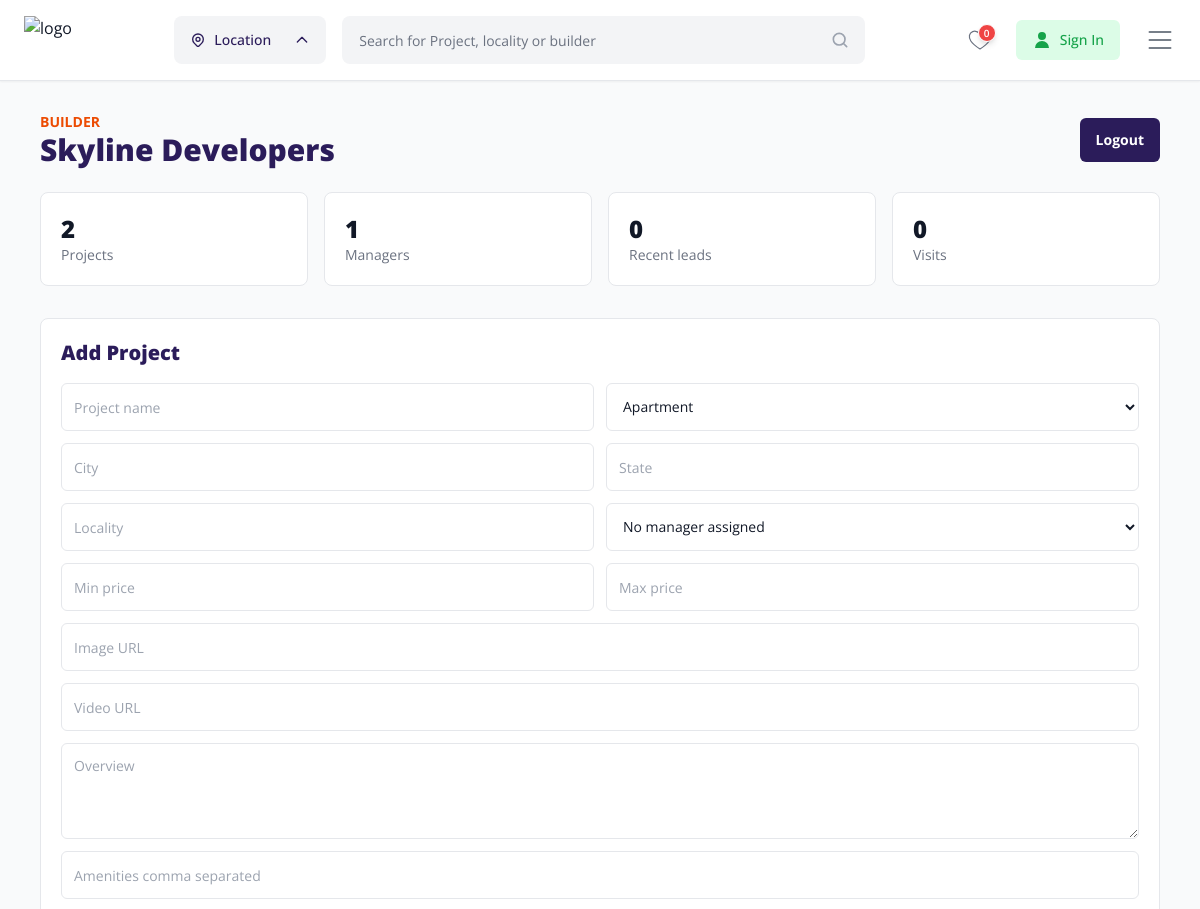
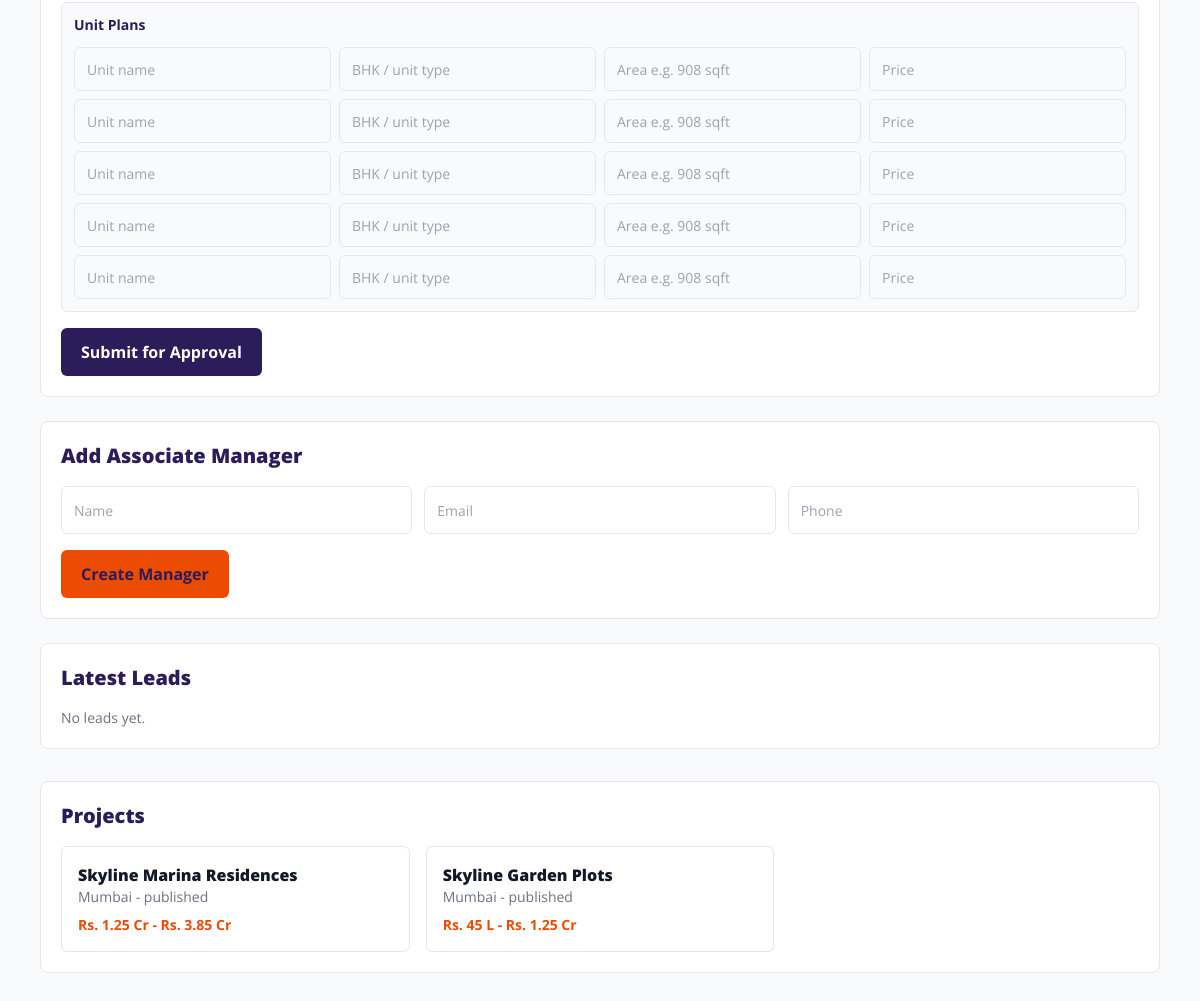
The page /builder/ (signed in) on the database its author committed (2 pictures, top to bottom).
### tables this page shows
CREATE TABLE projects (

    id BIGINT UNSIGNED AUTO_INCREMENT PRIMARY KEY,

    uuid CHAR(36) NOT NULL UNIQUE,

    builder_id BIGINT UNSIGNED NOT NULL,

    assigned_manager_id BIGINT UNSIGNED DEFAULT NULL,

    category_id BIGINT UNSIGNED DEFAULT NULL,

    project_type ENUM(
        'Apartment',
        'Plot',
        'Villa',
        'Commercial'
    ) NOT NULL,

    project_name VARCHAR(255) NOT NULL,

    slug VARCHAR(255) NOT NULL UNIQUE,

    project_code VARCHAR(100) DEFAULT NULL,

    rera_number VARCHAR(100) DEFAULT NULL,

    city VARCHAR(100) NOT NULL,

    state VARCHAR(100) NOT NULL,

    locality VARCHAR(150) DEFAULT NULL,

    address TEXT DEFAULT NULL,

    latitude DECIMAL(10,8) DEFAULT NULL,

    longitude DECIMAL(11,8) DEFAULT NULL,

    overview LONGTEXT DEFAULT NULL,

    location_details LONGTEXT DEFAULT NULL,

    pros LONGTEXT DEFAULT NULL,

    cons LONGTEXT DEFAULT NULL,

    amenities LONGTEXT DEFAULT NULL,

    legal_details LONGTEXT DEFAULT NULL,

    litigation_details LONGTEXT DEFAULT NULL,

    bank_details LONGTEXT DEFAULT NULL,

    payment_scheme LONGTEXT DEFAULT NULL,

    brochure_file VARCHAR(255) DEFAULT NULL,

    thumbnail_image VARCHAR(255) DEFAULT NULL,

    featured_image VARCHAR(255) DEFAULT NULL,

    youtube_video_link TEXT DEFAULT NULL,

    total_towers INT DEFAULT 0,

    total_units INT DEFAULT 0,

    total_floors INT DEFAULT 0,

    total_area VARCHAR(100) DEFAULT NULL,

    possession_date DATE DEFAULT NULL,

    launch_date DATE DEFAULT NULL,

    min_price DECIMAL(15,2) DEFAULT 0,

    max_price DECIMAL(15,2) DEFAULT 0,

    meta_title VARCHAR(255) DEFAULT NULL,

    meta_keywords TEXT DEFAULT NULL,

    meta_description TEXT DEFAULT NULL,

    total_views BIGINT DEFAULT 0,

    total_wishlist BIGINT DEFAULT 0,

    total_inquiries BIGINT DEFAULT 0,

    is_featured TINYINT(1) DEFAULT 0,

    is_verified TINYINT(1) DEFAULT 0,

    project_status ENUM(
        'Upcoming',
        'Ongoing',
        'Completed'
    ) DEFAULT 'Upcoming',

    status ENUM(
        'draft',
        'pending',
        'published',
        'rejected'
    ) DEFAULT 'draft',

    created_at TIMESTAMP DEFAULT CURRENT_TIMESTAMP,

    updated_at TIMESTAMP DEFAULT CURRENT_TIMESTAMP
    ON UPDATE CURRENT_TIMESTAMP,

    deleted_at TIMESTAMP NULL DEFAULT NULL,

    FOREIGN KEY (builder_id)
    REFERENCES builders(id)
    ON DELETE CASCADE,

    FOREIGN KEY (assigned_manager_id)
    REFERENCES associate_managers(id)
    ON DELETE SET NULL,

    FOREIGN KEY (category_id)
    REFERENCES project_categories(id)
    ON DELETE SET NULL,

    INDEX idx_project_city(city),
    INDEX idx_project_status(status),
    INDEX idx_project_type(project_type),
    INDEX idx_project_price(min_price, max_price),
    FULLTEXT(project_name, overview)

);

### config/database.php (called while the page is built, shortened)
<?php
function e($string)
{
    return htmlspecialchars(
        $string,
        ENT_QUOTES,
        'UTF-8'
    );
}
function formatCurrency($amount)
{
    $amount = (float)$amount;
    if ($amount >= 10000000) {
        return 'Rs. ' . rtrim(rtrim(number_format($amount / 10000000, 2), '0'), '.') . ' Cr';
    }
    if ($amount >= 100000) {
        return 'Rs. ' . rtrim(rtrim(number_format($amount / 100000, 2), '0'), '.') . ' L';
    }
    return 'Rs. ' . number_format($amount, 0);
}

### includes/app_helpers.php (called while the page is built, shortened)
<?php
require_once __DIR__ . '/db_connect.php';
function projectPriceRange($project)
{
    $min = (float)($project['min_price'] ?? 0);
    $max = (float)($project['max_price'] ?? 0);
    if ($min > 0 && $max > 0 && $max > $min) {
        return formatCurrency($min) . ' - ' . formatCurrency($max);
    }
    return 'Price on request';
}
function tableCount($table, $where = '1=1', $params = [])
{
    global $pdo;
    $stmt = $pdo->prepare("SELECT COUNT(*) AS total FROM {$table} WHERE {$where}");
    $stmt->execute($params);
    $row = $stmt->fetch();
    return (int)($row['total'] ?? 0);
}

### builder/index.php (the view, shortened to what this page needs)
<?php
require_once __DIR__ . '/../includes/app_helpers.php';
$builderId = (int)$_SESSION['builder_id'];
$managers = $pdo->prepare('SELECT * FROM associate_managers WHERE builder_id = ? ORDER BY created_at DESC');
$managers->execute([$builderId]);
$managers = $managers->fetchAll();
$projects = $pdo->prepare('SELECT * FROM projects WHERE builder_id = ? AND deleted_at IS NULL ORDER BY created_at DESC');
$projects->execute([$builderId]);
$projects = $projects->fetchAll();
$leads = $pdo->prepare("
    SELECT i.*, p.project_name
    FROM inquiries i
    INNER JOIN projects p ON p.id = i.project_id
    WHERE i.builder_id = ?
    ORDER BY i.created_at DESC
    LIMIT 10
");
$leads->execute([$builderId]);
$leads = $leads->fetchAll();
require_once __DIR__ . '/../includes/header.php';
?>
<section class="mt-20 bg-gray-50 min-h-screen py-8">
    <div class="max-w-[1400px] mx-auto px-4 sm:px-6 lg:px-10">
        <div class="flex items-center justify-between gap-4">
            <div>
                <p class="text-sm font-bold uppercase text-accent">Builder</p>
                <h1 class="text-3xl font-black text-primary"><?php echo e($_SESSION['builder_company_name']); ?></h1>
            </div>
            <a href="<?php echo BUILDER_URL; ?>logout" class="rounded-md bg-primary px-4 py-3 text-sm font-bold text-white">Logout</a>
        </div>
        <div class="mt-6 grid grid-cols-2 md:grid-cols-4 gap-4">
            <div class="rounded-lg border bg-white p-5"><p class="text-2xl font-black"><?php echo count($projects); ?></p><p class="text-sm text-gray-500">Projects</p></div>
            <div class="rounded-lg border bg-white p-5"><p class="text-2xl font-black"><?php echo count($managers); ?></p><p class="text-sm text-gray-500">Managers</p></div>
            <div class="rounded-lg border bg-white p-5"><p class="text-2xl font-black"><?php echo count($leads); ?></p><p class="text-sm text-gray-500">Recent leads</p></div>
            <div class="rounded-lg border bg-white p-5"><p class="text-2xl font-black"><?php echo tableCount('site_visit_bookings', 'builder_id = ?', [$builderId]); ?></p><p class="text-sm text-gray-500">Visits</p></div>
        </div>
        <div class="mt-8 grid grid-cols-1 xl:grid-cols-2 gap-6">
            <form method="post" class="rounded-lg border bg-white p-5">
                <h2 class="text-xl font-black text-primary">Add Project</h2>
                <div class="mt-4 grid grid-cols-1 md:grid-cols-2 gap-3">
                    <input name="project_name" required placeholder="Project name" class="h-12 rounded-md border px-3 text-sm">
                    <select name="project_type" class="h-12 rounded-md border px-3 text-sm">
                        <?php foreach (['Apartment', 'Plot', 'Villa', 'Commercial'] as $type): ?><option><?php echo e($type); ?></option><?php endforeach; ?>
                    </select>
                    <input name="city" required placeholder="City" class="h-12 rounded-md border px-3 text-sm">
                    <input name="state" required placeholder="State" class="h-12 rounded-md border px-3 text-sm">
                    <input name="locality" placeholder="Locality" class="h-12 rounded-md border px-3 text-sm">
                    <select name="assigned_manager_id" class="h-12 rounded-md border px-3 text-sm">
                        <option value="">No manager assigned</option>
                    </select>
                    <input name="min_price" type="number" placeholder="Min price" class="h-12 rounded-md border px-3 text-sm">
                    <input name="max_price" type="number" placeholder="Max price" class="h-12 rounded-md border px-3 text-sm">
                    <input name="image" placeholder="Image URL" class="h-12 rounded-md border px-3 text-sm md:col-span-2">
                    <input name="video_url" placeholder="Video URL" class="h-12 rounded-md border px-3 text-sm md:col-span-2">
                    <textarea name="overview" placeholder="Overview" class="min-h-24 rounded-md border px-3 py-3 text-sm md:col-span-2"></textarea>
                    <input name="amenities" placeholder="Amenities comma separated" class="h-12 rounded-md border px-3 text-sm md:col-span-2">
                    <div class="md:col-span-2 rounded-md border border-gray-200 bg-gray-50 p-3">
                        <p class="text-sm font-bold text-primary">Unit Plans</p>
                        <div class="mt-3 space-y-2">
                            <?php for ($i = 0; $i < 5; $i++): ?>
                                <div class="grid grid-cols-1 md:grid-cols-4 gap-2">
                                    <input name="unit_name[]" placeholder="Unit name" class="h-11 rounded-md border px-3 text-sm">
                                    <input name="bhk_type[]" placeholder="BHK / unit type" class="h-11 rounded-md border px-3 text-sm">
                                    <input name="area[]" placeholder="Area e.g. 908 sqft" class="h-11 rounded-md border px-3 text-sm">
                                    <input name="price[]" type="number" placeholder="Price" class="h-11 rounded-md border px-3 text-sm">
                                </div>
                            <?php endfor; ?>
                        </div>
                    </div>
                </div>
                <button class="mt-4 h-12 rounded-md bg-primary px-5 font-bold text-white">Submit for Approval</button>
            </form>
            <div class="space-y-6">
                <form method="post" class="rounded-lg border bg-white p-5">
                    <h2 class="text-xl font-black text-primary">Add Associate Manager</h2>
                    <div class="mt-4 grid grid-cols-1 md:grid-cols-3 gap-3">
                        <input name="full_name" required placeholder="Name" class="h-12 rounded-md border px-3 text-sm">
                        <input name="email" required type="email" placeholder="Email" class="h-12 rounded-md border px-3 text-sm">
                        <input name="phone" required placeholder="Phone" class="h-12 rounded-md border px-3 text-sm">
                    </div>
                    <button class="mt-4 h-12 rounded-md bg-accent px-5 font-bold text-primary">Create Manager</button>
                </form>
                <div class="rounded-lg border bg-white p-5">
                    <h2 class="text-xl font-black text-primary">Latest Leads</h2>
                    <div class="mt-4 space-y-3">
                        <?php if (empty($leads)): ?><p class="text-sm text-gray-500">No leads yet.</p><?php endif; ?>
                    </div>
                </div>
            </div>
        </div>
        <div class="mt-8 rounded-lg border bg-white p-5">
            <h2 class="text-xl font-black text-primary">Projects</h2>
            <div class="mt-4 grid grid-cols-1 md:grid-cols-3 gap-4">
                <?php foreach ($projects as $project): ?>
                    <div class="rounded-md border p-4">
                        <p class="font-black"><?php echo e($project['project_name']); ?></p>
                        <p class="text-sm text-gray-500"><?php echo e($project['city']); ?> - <?php echo e($project['status']); ?></p>
                        <p class="mt-2 text-sm font-bold text-accent"><?php echo e(projectPriceRange($project)); ?></p>
                    </div>
                <?php endforeach; ?>
            </div>
        </div>
    </div>
</section>
<?php require_once __DIR__ . '/../includes/footer.php'; ?>

### assets/css/style.css (style rules this page uses)
* { scroll-behavior: smooth; }

### rows shown on the page
projects: project_name "Skyline Marina Residences", city "Mumbai", status "published", projectPriceRange($project) "Rs. 1.25 Cr - Rs. 3.85 Cr"
projects: project_name "Skyline Garden Plots", city "Mumbai", status "published", projectPriceRange($project) "Rs. 45 L - Rs. 1.25 Cr"

### other values the page prints
$currentSearchCity ?: 'Location' "Location"
getWishlistCount() "0"
$_SESSION['builder_company_name'] "Skyline Developers"
count($projects) "2"
count($managers) "1"
count($leads) "0"
tableCount('site_visit_bookings', 'builder_id = ?', [$builderId]) "0"
form field project_type "Apartment"
